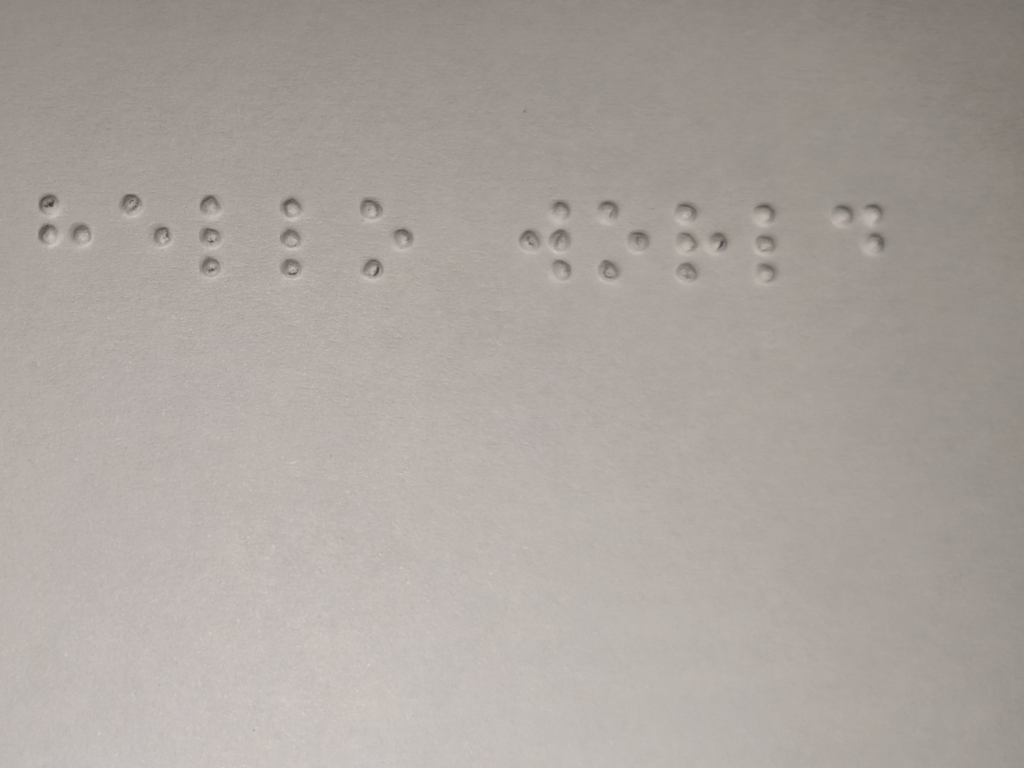
#> input picture src/assets/sample.jpeg, 4096 x 3072 px, found by its file name (shown at 1/4 size)
$ python diag_preprocess.py
#> lines starting #> are read from the running program, lines starting #| are printed output that depends on the picture
"""Diagnose preprocessing amplification on sample.jpeg."""
from PIL import Image
import numpy as np
from scipy.ndimage import uniform_filter

img = Image.open('src/assets/sample.jpeg').convert('L')
w, h = img.size
#> w = 4096; h = 3072
scale = min(1, 1280 / max(w, h))
#> scale = 0.312
nw, nh = round(w * scale), round(h * scale)
#> nw = 1280; nh = 960
img = img.resize((nw, nh), Image.LANCZOS)
#> img: PIL image 1280x960 L
print(f'Resized: {nw}x{nh}')
#| Resized: 1280x960

# ROI 0.8x0.6
rw, rh = round(nw * 0.8), round(nh * 0.6)
#> rw = 1024; rh = 576
rx, ry = (nw - rw) // 2, (nh - rh) // 2
#> rx = 128; ry = 192
roi = np.array(img)[ry:ry+rh, rx:rx+rw].astype(float)
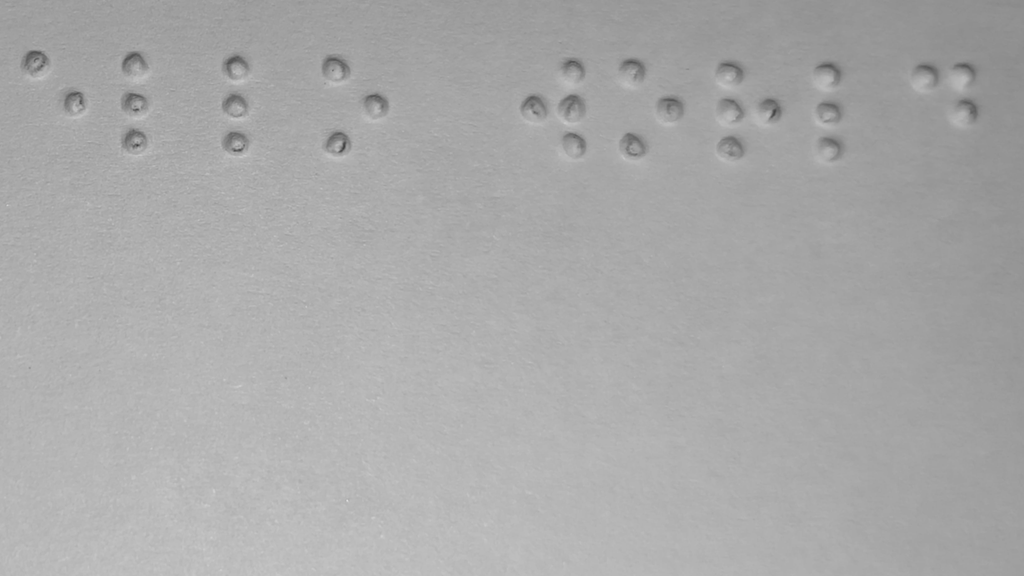
#> roi: shape (576, 1024) float64; min 60, max 225, mean 169
print(f'ROI (0.8,0.6): {rw}x{rh} offset=({rx},{ry})')
#| ROI (0.8,0.6): 1024x576 offset=(128,192)
print(f'ROI stats: mean={roi.mean():.1f} std={roi.std():.1f} range={roi.min():.0f}-{roi.max():.0f}')
#| ROI stats: mean=169.0 std=12.1 range=60-225

# Wider ROI
rw2 = round(nw * 0.95)
#> rw2 = 1216
rh2 = round(nh * 0.85)
#> rh2 = 816
rx2 = (nw - rw2) // 2
#> rx2 = 32
ry2 = (nh - rh2) // 2
#> ry2 = 72
roi2 = np.array(img)[ry2:ry2+rh2, rx2:rx2+rw2].astype(float)
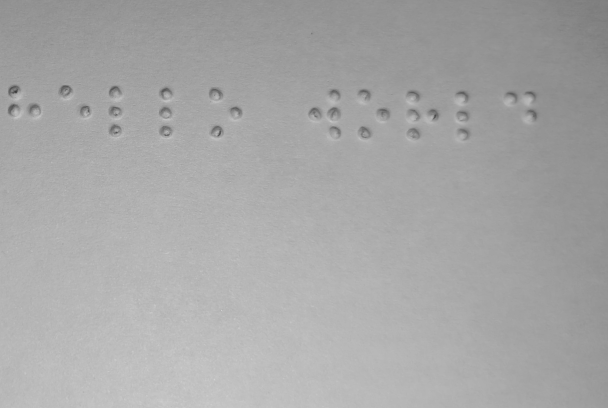
#> roi2: shape (816, 1216) float64 (shown at 1/2 size); min 52, max 225, mean 166.7
print(f'ROI (0.95,0.85): {rw2}x{rh2} offset=({rx2},{ry2})')
#| ROI (0.95,0.85): 1216x816 offset=(32,72)
print(f'ROI2 stats: mean={roi2.mean():.1f} std={roi2.std():.1f}')
#| ROI2 stats: mean=166.7 std=15.1

# Current embossed preprocessing
blur_r = max(1, round(min(rw, rh) / 200))
#> blur_r = 3
blurred = uniform_filter(roi, size=2 * blur_r + 1)
print(f'\n=== Current embossed path: blur r={blur_r} ===')
#| === Current embossed path: blur r=3 ===
print(f'  After blur: std={blurred.std():.1f}')
#|   After blur: std=11.6

p1 = np.percentile(blurred, 1)
#> p1 = 135.8
p99 = np.percentile(blurred, 99)
#> p99 = 188.7
rng = max(p99 - p1, 1)
#> rng = 52.92
stretched = np.clip((blurred - p1) * 255.0 / rng, 0, 255)
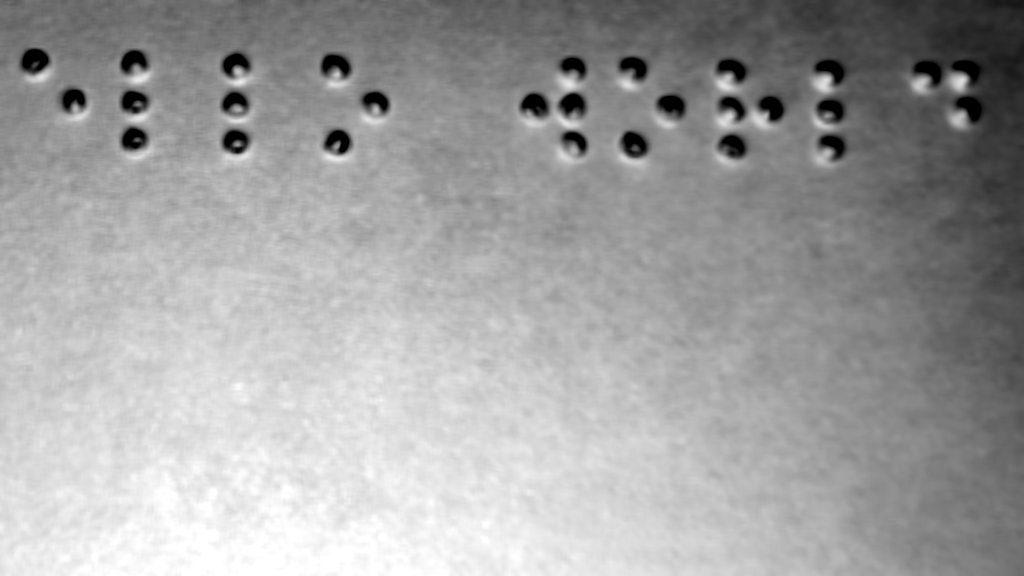
#> stretched: shape (576, 1024) float64; min 0, max 255, mean 160.8
print(f'  After stretch (p1={p1:.0f} p99={p99:.0f}): std={stretched.std():.1f}, factor={255.0/rng:.1f}x')
#|   After stretch (p1=136 p99=189): std=54.0, factor=4.8x

block = max(11, round(min(rw, rh) / 20)) | 1
#> block = 29
local_mean = uniform_filter(stretched, size=block)
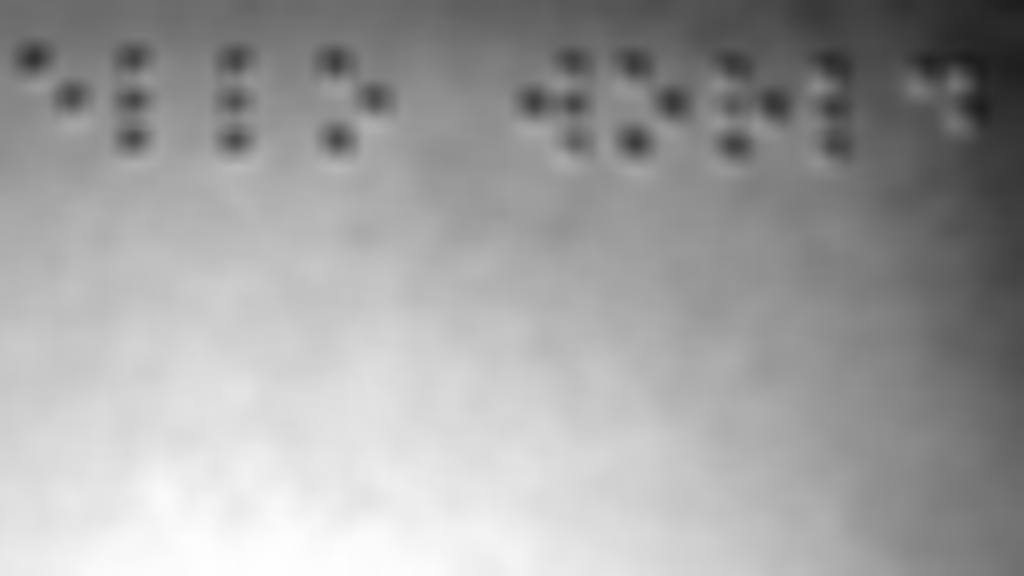
#> local_mean: shape (576, 1024) float64; min 29.72, max 254.9, mean 160.8
for C in [8, 12, 15, 20]:
    fg = np.sum(stretched < (local_mean - C))
    print(f'  C={C}: foreground={fg} ({100*fg/(rw*rh):.2f}%)')
#> this loop made 4 passes
#> fg on passes 1 to 4: 34274, 16416, 13779, 12533
#|   C=8: foreground=34274 (5.81%)
#|   C=12: foreground=16416 (2.78%)
#|   C=15: foreground=13779 (2.34%)
#|   C=20: foreground=12533 (2.12%)

# Conservative path
blur_r2 = max(2, round(min(rw, rh) / 120))
blurred2 = uniform_filter(roi, size=2 * blur_r2 + 1)
conservative = np.clip(128 + (blurred2 - 128) * 1.3, 0, 255)
print(f'\n=== Conservative path: blur r={blur_r2}, contrast 1.3x ===')
#| === Conservative path: blur r=5, contrast 1.3x ===
print(f'  After: mean={conservative.mean():.1f} std={conservative.std():.1f}')
#|   After: mean=181.3 std=14.9
local_mean2 = uniform_filter(conservative, size=block)
for C in [8, 10, 12, 15]:
    fg = np.sum(conservative < (local_mean2 - C))
    print(f'  C={C}: foreground={fg} ({100*fg/(rw*rh):.2f}%)')
#> this loop made 4 passes
#> fg on passes 1 to 4: 10390, 9272, 8200, 6751
#|   C=8: foreground=10390 (1.76%)
#|   C=10: foreground=9272 (1.57%)
#|   C=12: foreground=8200 (1.39%)
#|   C=15: foreground=6751 (1.14%)

# H character check
print(f'\nH cell leftmost dot x=57: ROI(0.8,0.6) rx={rx} -> {"INSIDE" if 57 >= rx else "OUTSIDE"}')
#| H cell leftmost dot x=57: ROI(0.8,0.6) rx=128 -> OUTSIDE
print(f'H cell leftmost dot x=57: ROI(0.95,0.85) rx={rx2} -> {"INSIDE" if 57 >= rx2 else "OUTSIDE"}')
#| H cell leftmost dot x=57: ROI(0.95,0.85) rx=32 -> INSIDE

$ run again, with src/assets/FOLLOWIN.jpeg copied over src/assets/sample.jpeg
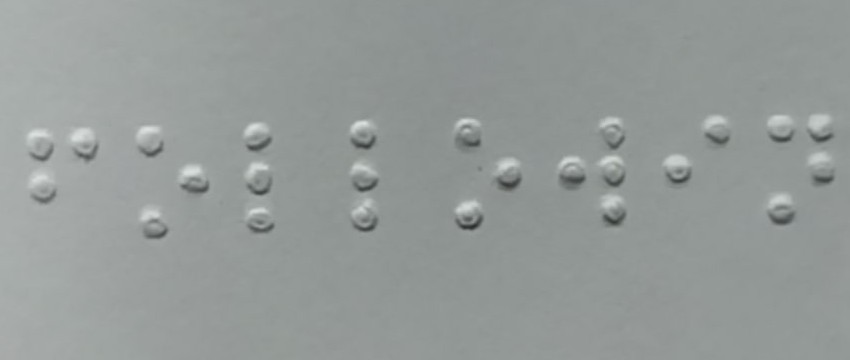
#> input picture src/assets/FOLLOWIN.jpeg, 850 x 360 px, found by its file name
#| Resized: 850x360
#| ROI (0.8,0.6): 680x216 offset=(85,72)
#| ROI stats: mean=150.4 std=12.1 range=44-223
#> `roi2 = np.array(img)[ry2:ry2+rh2, rx2:rx2+rw2].astype(float)`:
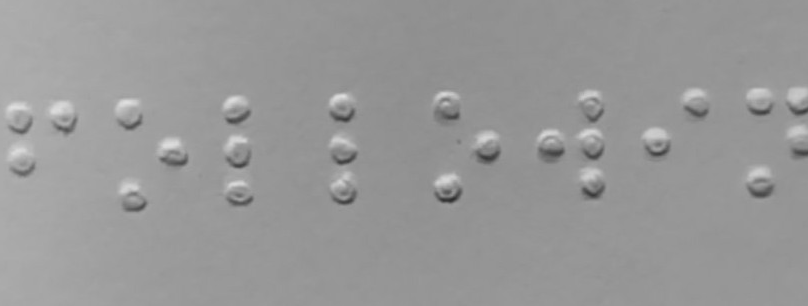
#> roi2: shape (306, 808) float64; min 44, max 223, mean 152
#| ROI (0.95,0.85): 808x306 offset=(21,27)
#| ROI2 stats: mean=152.0 std=11.8
#| === Current embossed path: blur r=1 ===
#|   After blur: std=11.8
#> p1 = 102.1
#> p99 = 193.3
#> rng = 91.22
#|   After stretch (p1=102 p99=193): std=29.9, factor=2.8x
#> `local_mean = uniform_filter(stretched, size=block)`:
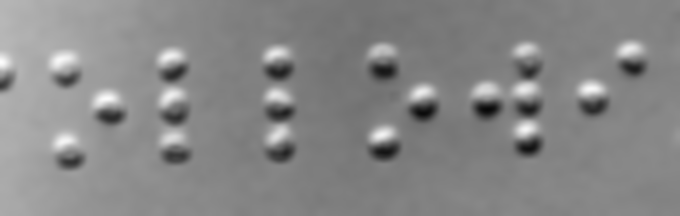
#> local_mean: shape (216, 680) float64; min 7.98, max 253.7, mean 135.2
#> the loop `for C in [8, 12, 15, 20]:` made 4 passes
#> fg on passes 1 to 4: 8016, 6362, 5353, 4128
#> (printed output is left out)
#| === Conservative path: blur r=2, contrast 1.3x ===
#|   After: mean=157.2 std=14.7
#> the loop `for C in [8, 10, 12, 15]:` made 4 passes
#> fg on passes 1 to 4: 4003, 3198, 2698, 2125
#> (printed output is left out)
#| H cell leftmost dot x=57: ROI(0.8,0.6) rx=85 -> OUTSIDE
#| H cell leftmost dot x=57: ROI(0.95,0.85) rx=21 -> INSIDE
